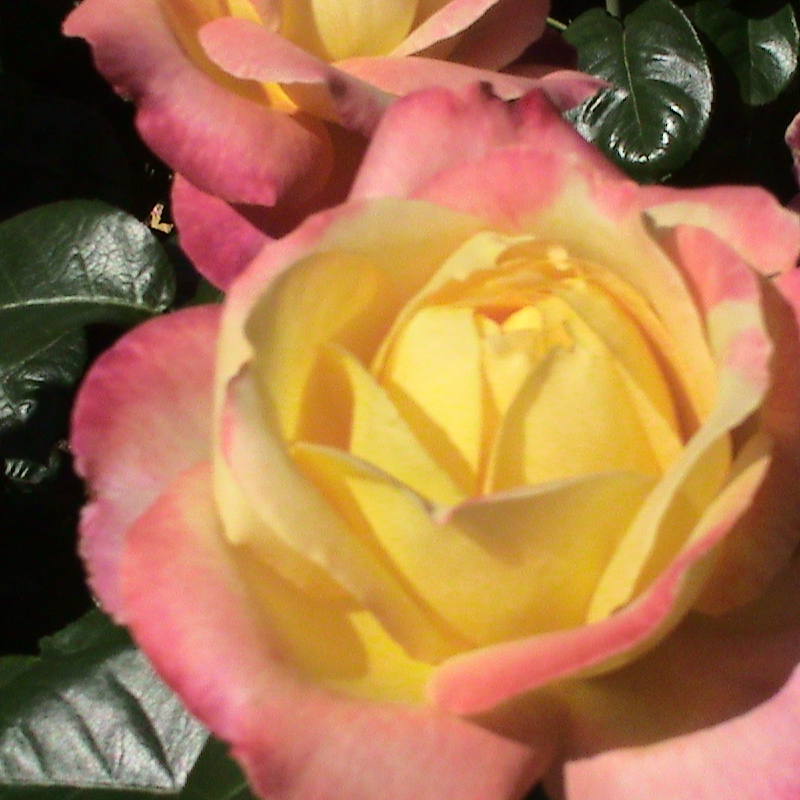
#> input picture DIP_HW4/LovePeace rose.tif, 800 x 800 px
$ jupyter execute project4.ipynb
#> lines starting #> are read from the running program, lines starting #| are printed output that depends on the picture
[cell 1]
import cv2
import numpy as np
import matplotlib.pyplot as plt
from PIL import Image

[cell 2]
def rgbtohsi(rgb_lwpImg):
    rows = int(rgb_lwpImg.shape[0])
    cols = int(rgb_lwpImg.shape[1])
    r, g, b, = cv2.split(rgb_lwpImg)
    # 歸一化到[0,1]
    r = r / 255.0
    g = g / 255.0
    b = b / 255.0
    hsi_lwpImg = rgb_lwpImg.copy()
    H, S, I = cv2.split(hsi_lwpImg)
    for i in range(rows):
        for j in range(cols):
            num = 0.5 * ((r[i, j]-g[i, j])+(r[i, j]-b[i, j]))
            den = np.sqrt((r[i, j]-g[i, j])**2+(r[i, j]-b[i, j])*(g[i, j]-b[i, j]))
            theta = float(np.arccos(num/den))

            if den == 0:
                    H = 0
            elif b[i, j] <= g[i, j]:
                H = theta
            else:
                H = 2*3.14169265 - theta

            min_RGB = min(min(b[i, j], g[i, j]), r[i, j])
            sum = b[i, j]+g[i, j]+r[i, j]
            if sum == 0:
                S = 0
            else:
                S = 1 - 3*min_RGB/sum

            H = H/(2*3.14159265)
            I = sum/3.0
            # 输出HSI圖像，擴充到255以方便顯示，一般H分量在[0,2pi]之間，S和I在[0,1]之間
            hsi_lwpImg[i, j, 0] = H*255
            hsi_lwpImg[i, j, 1] = S*255
            hsi_lwpImg[i, j, 2] = I*255
    return hsi_lwpImg

[cell 3]
from math import sqrt, cos, acos, degrees, radians, pi
def HSI_to_rgb(hsi_Img):
    rows = int(hsi_Img.shape[0])
    cols = int(hsi_Img.shape[1])
    h, s, i, = cv2.split(hsi_Img)
    h = h / 255.0 *(2*3.14159265)    #H要乘2pi
    s = s / 255.0
    i = i / 255.0
    rgb_Img = hsi_Img.copy()
    r, g, b = cv2.split(rgb_Img)
    for k in range(rows):
        for j in range(cols):
            h[k,j] = degrees(h[k,j])
            # print(i[k,j])
            if 0 <= h[k,j] <= 120 :
                b = i[k,j] * (1 - s[k,j])
                r = i[k,j] * (1 + (s[k,j] * cos(radians(h[k,j])) / cos(radians(60) - radians(h[k,j]))))
                g = i[k,j] * 3 - (r + b)
            elif 120 < h[k,j] <= 240:
                h[k,j] -= 120
                r = i[k,j] * (1 - s[k,j])
                g = i[k,j] * (1 + (s[k,j] * cos(radians(h[k,j])) / cos(radians(60) - radians(h[k,j]))))
                b = 3 * i[k,j] - (r + g)
            elif 240 < h[k,j] <= 360:
                h[k,j] -= 240
                g = i[k,j] * (1 - s[k,j])
                b = i[k,j] * (1 + (s[k,j] * cos(radians(h[k,j])) / cos(radians(60) - radians(h[k,j]))))  #radians徑度
                r = i[k,j] * 3 - (g + b)
            rgb_Img[k, j, 0] = np.clip(r*255,0,255)
            rgb_Img[k, j, 1] = np.clip(g*255,0,255)
            rgb_Img[k, j, 2] = np.clip(b*255,0,255)
    return rgb_Img

[cell 4]
def plot(img):
    plt.imshow(img)
    plt.show()

[cell 5]
def plot_gray(img):
    plt.imshow(img, cmap='gray')
    plt.show()

[cell 6]
bgr_Img = cv2.imread("./LovePeace rose.tif")
#> bgr_Img is the input picture: shape (800, 800, 3); mean B, G, R 76.3, 118.6, 169.2
rgb_Img = cv2.cvtColor(bgr_Img, cv2.COLOR_BGR2RGB) # 已經用rgb表示而不是bgr

[cell 7]
imgR, imgG, imgB, = cv2.split(rgb_Img)
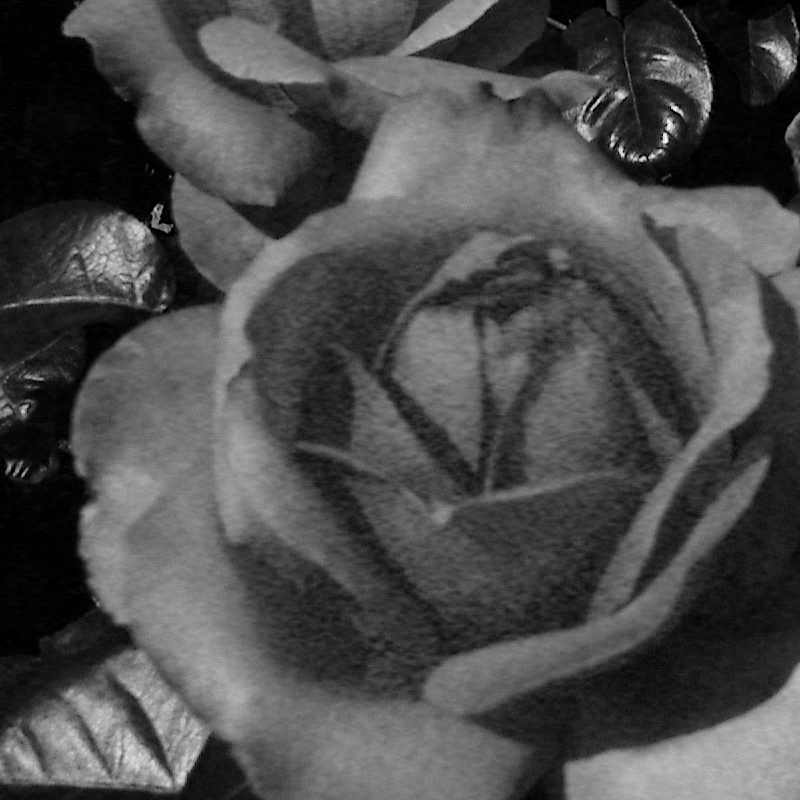
#> imgB: shape (800, 800); min 0, max 255, mean 76.3

plot(rgb_Img)
plot_gray(imgR)
plot_gray(imgG)
plot_gray(imgB)

imgR = Image.fromarray(np.uint8(imgR))
imgR.save('output/imgR.tif',dpi=(200.0,200.0))
imgG = Image.fromarray(np.uint8(imgG))
imgG.save('output/imgG.tif',dpi=(200.0,200.0))
imgB = Image.fromarray(np.uint8(imgB))
imgB.save('output/imgB.tif',dpi=(200.0,200.0))

[cell 8]
hsi_Img = rgbtohsi(rgb_Img)
#> after the loop in rgbtohsi, `for i in range(rows):`:
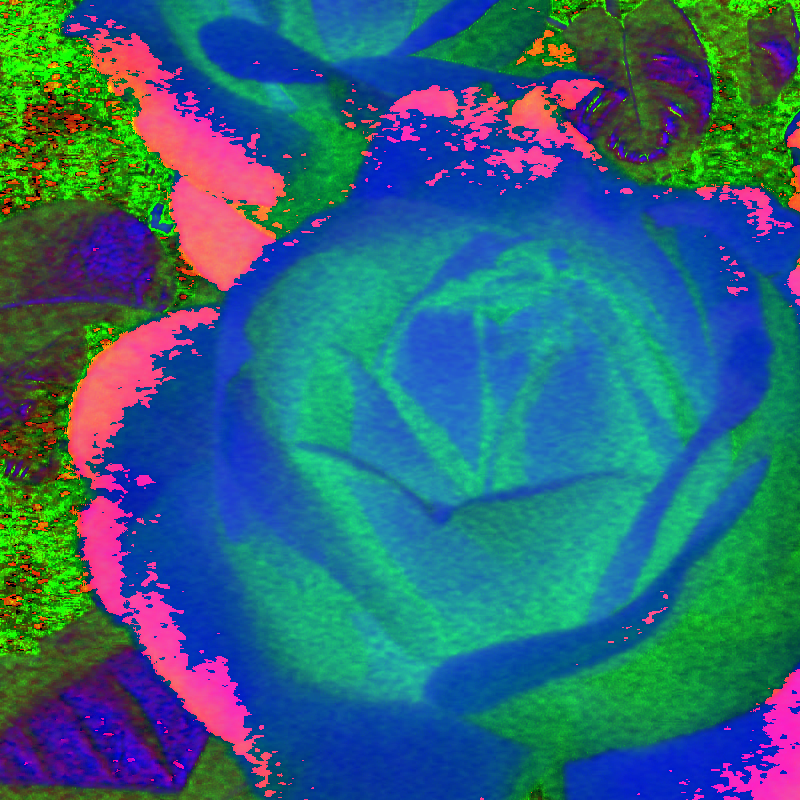
#> hsi_lwpImg: shape (800, 800, 3); mean R, G, B 48.3, 102.9, 121
imgH, imgS, imgI, = cv2.split(hsi_Img)
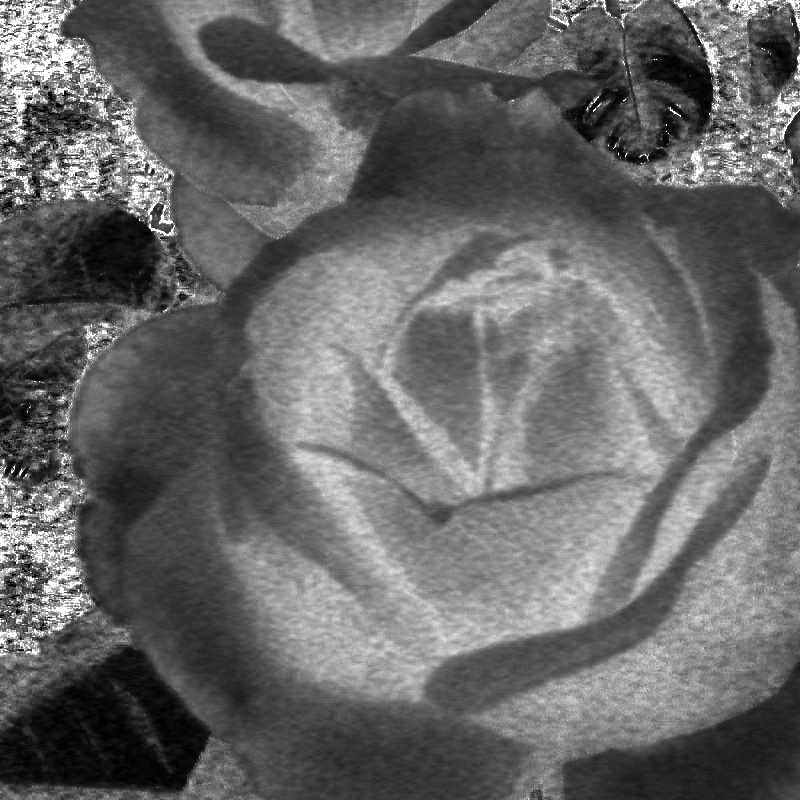
#> imgS: shape (800, 800); min 0, max 255, mean 102.9

plot(hsi_Img)
plot_gray(imgH)
plot_gray(imgS)
plot_gray(imgI)

imgH = Image.fromarray(np.uint8(imgH))
imgH.save('output/imgH.tif',dpi=(200.0,200.0))
imgS = Image.fromarray(np.uint8(imgS))
imgS.save('output/imgS.tif',dpi=(200.0,200.0))
imgI = Image.fromarray(np.uint8(imgI))
imgI.save('output/imgI.tif',dpi=(200.0,200.0))

[cell 9]
rgb_Laplacian = cv2.Laplacian(rgb_Img,ddepth=-1, ksize=3)
rgb_sharpened = cv2.add(rgb_Laplacian, rgb_Img)   #unit8
plot(rgb_sharpened)
rgb_sharp = Image.fromarray(np.uint8(rgb_sharpened))
rgb_sharp.save('output/rgb_sharpened.tif',dpi=(200.0,200.0))

[cell 10]
hsi_sharpened = hsi_Img.copy()
hsi_sharpened[:,:,2] = cv2.Laplacian(hsi_Img[:,:,2],ddepth=-1, ksize=3)
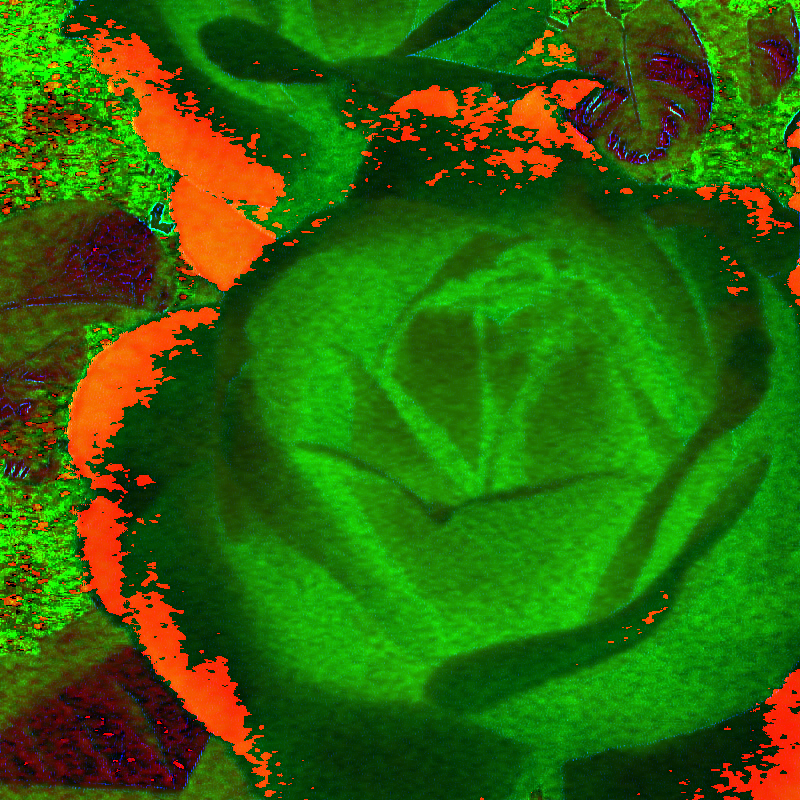
#> hsi_sharpened: shape (800, 800, 3); mean R, G, B 48.3, 102.9, 8.6
hsi_sharpened[:,:,2] += hsi_Img[:,:,2]

plot(hsi_sharpened)

[cell 11]
hsi_sharpened_rgb = HSI_to_rgb(hsi_sharpened)  #uint8
#> in HSI_to_rgb, `h, s, i, = cv2.split(hsi_Img)`:
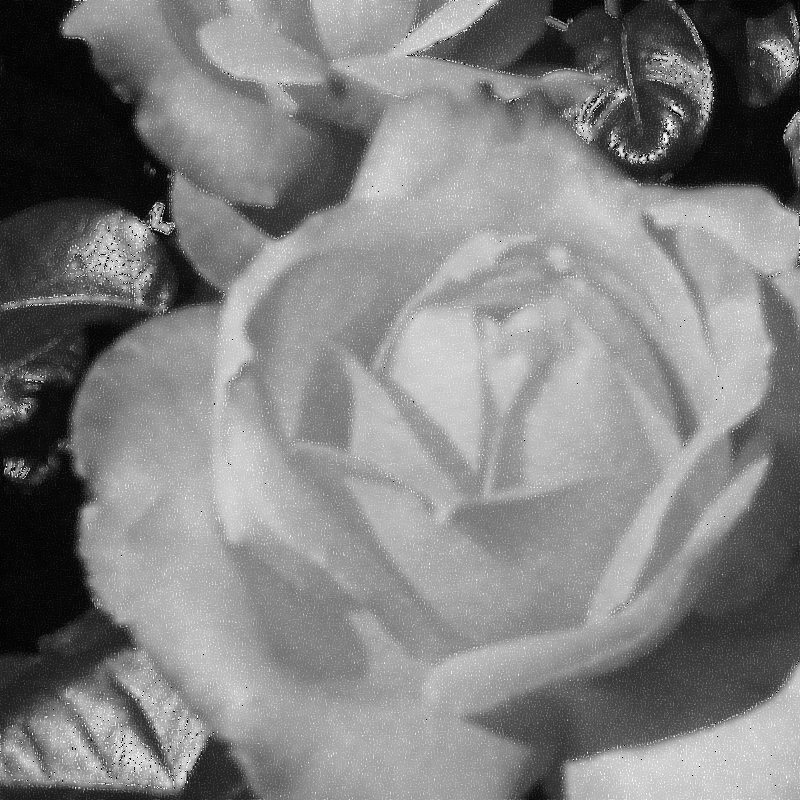
#> i: shape (800, 800); min 0, max 255, mean 129
#> after the loop in HSI_to_rgb, `for k in range(rows):`:
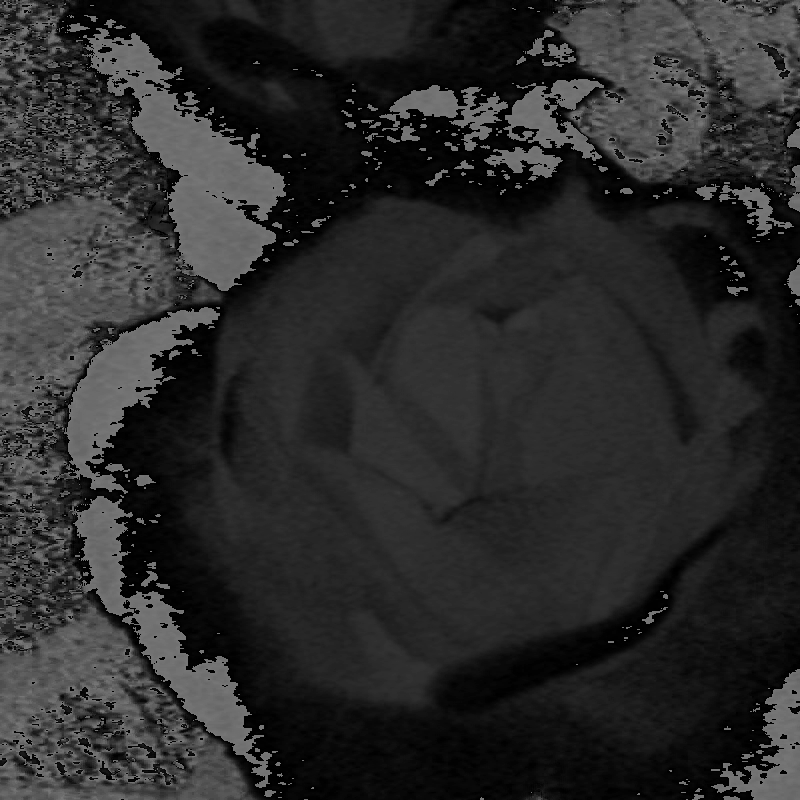
#> h: shape (800, 800) float64; min 0, max 120, mean 43.5
plot(hsi_sharpened_rgb)
hsi_sharpening = Image.fromarray(np.uint8(hsi_sharpened_rgb))
hsi_sharpening.save('output/hsi_sharpening.tif',dpi=(200.0,200.0))

[cell 12]
difference = rgb_sharpened - hsi_sharpened_rgb
diff = np.mean(difference,axis=2,dtype=np.uint8)  #dtype預設float64
plot_gray(diff)

differ = Image.fromarray(diff)
differ.save('output/difference.tif',dpi=(200.0,200.0))
difference.dtype
diff.dtype

[cell 13]
#cv2.subtract跟cv2.absdiff應該一樣
difference = cv2.subtract(rgb_sharpened, hsi_sharpened_rgb)
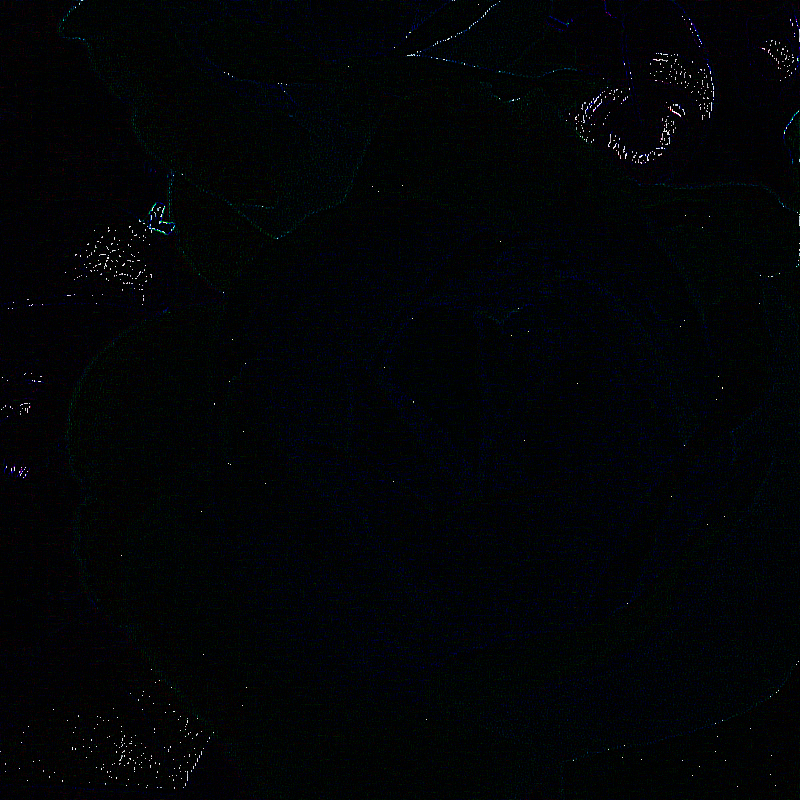
#> difference: shape (800, 800, 3); mean R, G, B 2.1, 3.9, 5.9
differ = np.mean(difference,axis=2)
plot_gray(differ)
differ = Image.fromarray(np.uint8(differ))
#> differ: PIL image 800x800 L
differ.save('output/differ.tif',dpi=(200.0,200.0))

di = cv2.absdiff(rgb_sharpened,hsi_sharpened_rgb)
di.shape
di = np.mean(di,axis=2)
#> di: shape (800, 800) float64
plot_gray(di)
